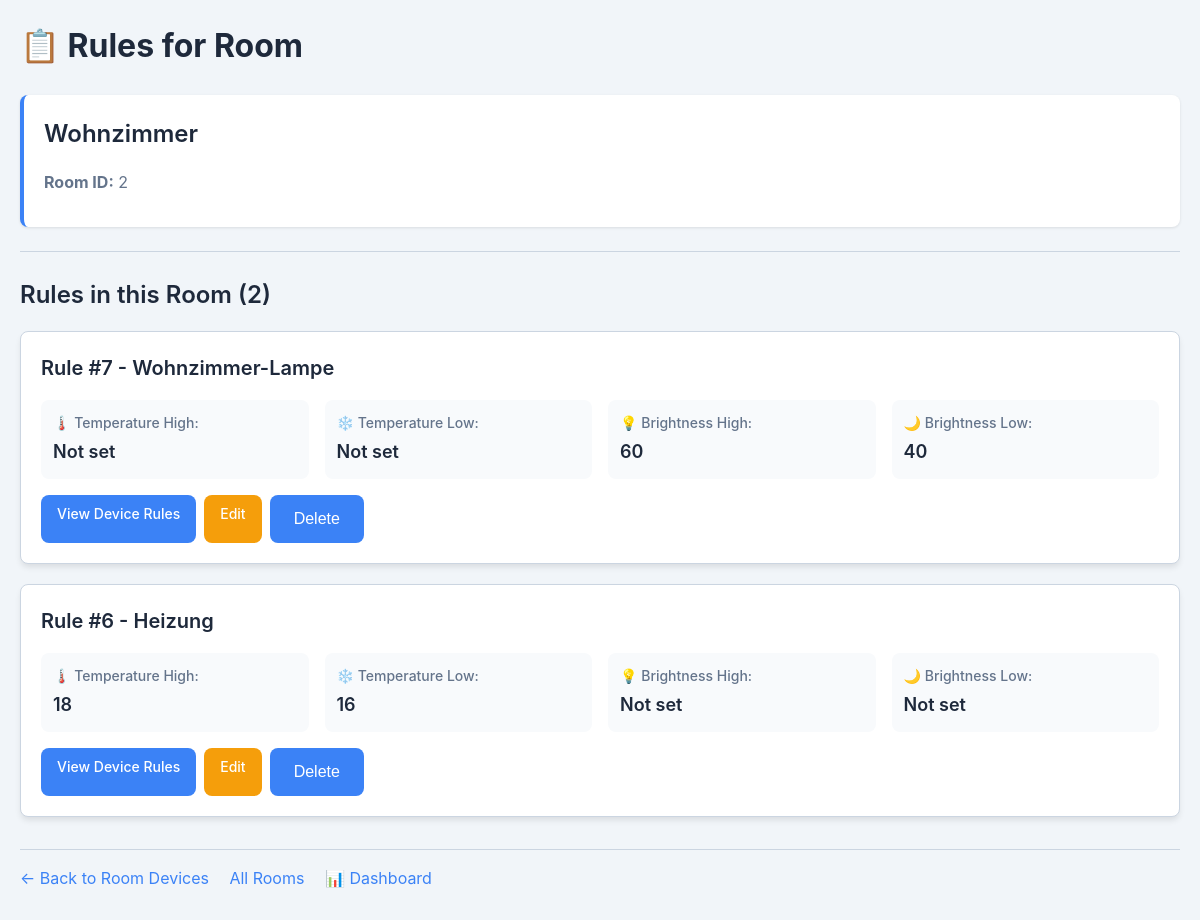
/rules/room/2 (signed in), run on the app's committed database.
### tables this page shows
CREATE TABLE rooms (
    room_id   INTEGER PRIMARY KEY AUTOINCREMENT,
    room_name TEXT NOT NULL UNIQUE,
    user_id   INTEGER,
    FOREIGN KEY (user_id) REFERENCES users(user_id)
);

CREATE TABLE rules (
    rules_id INTEGER PRIMARY KEY AUTOINCREMENT,
    device_id INTEGER NOT NULL DEFAULT '',
    device_name TEXT NOT NULL DEFAULT '',
    device_status BOOLEAN NOT NULL DEFAULT 0,
    device_type TEXT NOT NULL DEFAULT '',
    room_id INTEGER NOT NULL DEFAULT '', 
    room_name TEXT NOT NULL DEFAULT '',
    temp_treshold_high INTEGER NOT NULL DEFAULT 0,
    temp_treshold_low INTEGER NOT NULL DEFAULT 0,
    brightness_treshold_high INTEGER NOT NULL DEFAULT 0,
    brightness_treshold_low INTEGER NOT NULL DEFAULT 0,    
    FOREIGN KEY (device_status) REFERENCES devices(device_status),
    FOREIGN KEY (device_id) REFERENCES devices(device_id),
    FOREIGN KEY (device_name) REFERENCES devices(device_name),
    FOREIGN KEY (device_type) REFERENCES devices(device_type),
    FOREIGN KEY (room_id) REFERENCES rooms(room_id),
    FOREIGN KEY (room_name) REFERENCES rooms(room_name)
    );

### rules_api.py (the view)
@router.get("/room/{room_id}", response_class=HTMLResponse)
async def get_rules_room(request: Request, room_id: int):
    print(f"[DEBUG] Route /rules/room/{room_id} wurde aufgerufen")
    current_user = get_current_user(request)
    if not current_user:
        return RedirectResponse("/", status_code=303)
    conn, curs = get_db()
    try:
        if current_user["user_role"] != "admin":
            curs.execute("""
                SELECT COUNT(*) FROM rooms
                WHERE room_id = ? AND (
                    user_id = ? OR
                    room_id IN (SELECT room_id FROM room_users WHERE user_id = ?)
                )
            """, (room_id, current_user["user_id"], current_user["user_id"]))
            if curs.fetchone()[0] == 0:
                return HTMLResponse("<h2>Keine Berechtigung für diesen Raum</h2>")
        curs.execute("SELECT * FROM rooms WHERE room_id = ?", (room_id,))
        room = curs.fetchone()
        if not room:
            return HTMLResponse("<h2>Raum nicht gefunden</h2>")
        curs.execute("SELECT * FROM rules WHERE room_id = ? ORDER BY rules_id DESC", (room_id,))
        rules = curs.fetchall()
        print(f"[DEBUG] {len(rules)} Regeln für Raum {room_id} gefunden")
        return templates.TemplateResponse("rules/room.html", {
            "request": request,
            "rules": rules,
            "room": room,
            "user": current_user
        })
    finally:
        conn.close()

### templates/rules/room.html (shortened to what this page needs)
<!DOCTYPE html>
<html>
<head>
    <link rel="stylesheet" href="/static/style.css">
</head>
<body>
    <h1>📋 Rules for Room</h1>
    <div class="room-info">
        <h2>{{ room["room_name"] }}</h2>
        <p><strong>Room ID:</strong> {{ room["room_id"] }}</p>
    </div>
    <hr>
    <h2>Rules in this Room ({{ rules|length }})</h2>
    {% if rules %}
        {% for rule in rules %}
        <div class="rule-card">
            <h3>Rule #{{ rule["rules_id"] }} - {{ rule["device_name"] or "Device " + rule["device_id"]|string }}</h3>
            <div class="rule-details">
                <div class="rule-detail">
                    <label>🌡️ Temperature High:</label>
                    <value>{{ rule["temp_treshold_high"] if rule["temp_treshold_high"] else "Not set" }}</value>
                </div>
                <div class="rule-detail">
                    <label>❄️ Temperature Low:</label>
                    <value>{{ rule["temp_treshold_low"] if rule["temp_treshold_low"] else "Not set" }}</value>
                </div>
                <div class="rule-detail">
                    <label>💡 Brightness High:</label>
                    <value>{{ rule["brightness_treshold_high"] if rule["brightness_treshold_high"] else "Not set" }}</value>
                </div>
                <div class="rule-detail">
                    <label>🌙 Brightness Low:</label>
                    <value>{{ rule["brightness_treshold_low"] if rule["brightness_treshold_low"] else "Not set" }}</value>
                </div>
            </div>
            <div class="actions">
                <a href="/rules/device/{{ rule['device_id'] }}" class="btn btn-view">View Device Rules</a>
                <a href="/rules/edit/{{ rule['rules_id'] }}" class="btn btn-edit">Edit</a>
                <form action="/rules/delete/{{ rule['rules_id'] }}" method="post" onsubmit="return confirm('Delete this rule?');">
                    <button type="submit" class="btn btn-delete">Delete</button>
                </form>
            </div>
        </div>
        {% endfor %}
    {% else %}
    <div class="no-rules">
        <h3>No Rules in This Room</h3>
        <p>This room doesn't have any device rules yet.</p>
        <p>Go to a device to create automation rules.</p>
    </div>
    {% endif %}
    <div class="navigation-links">
        <a href="/devices/list/room?room_id={{ room['room_id'] }}">← Back to Room Devices</a>
        <a href="/list">All Rooms</a>
        <a href="/dashboard">📊 Dashboard</a>
    </div>
</body>
</html>

### static/style.css (style rules this page uses)
:root { --primary-color: #3b82f6; --primary-hover: #2563eb; --success-color: #10b981; --danger-color: #ef4444; --warning-color: #f59e0b; --bg-color: #f1f5f9; --card-bg: #ffffff; --text-primary: #1e293b; --text-secondary: #64748b; --border-color: #cbd5e1; --shadow-sm: 0 1px 3px 0 rgba(0, 0, 0, 0.1); --shadow-md: 0 4px 6px -1px rgba(0, 0, 0, 0.1); --shadow-lg: 0 10px 15px -3px rgba(0, 0, 0, 0.1); --radius: 8px; }
* { margin: 0; padding: 0; box-sizing: border-box; }
body { font-family: -apple-system, BlinkMacSystemFont, 'Segoe UI', Roboto, 'Helvetica Neue', Arial, sans-serif; background-color: var(--bg-color); color: var(--text-primary); line-height: 1.6; padding: 20px; max-width: 1400px; margin: 0 auto; }
h1 { font-size: 2rem; font-weight: 700; margin-bottom: 1.5rem; color: var(--text-primary); }
h2 { font-size: 1.5rem; font-weight: 600; margin-bottom: 1rem; color: var(--text-primary); }
h3 { font-size: 1.25rem; font-weight: 600; margin-bottom: 0.75rem; color: var(--text-primary); }
p { margin-bottom: 0.75rem; color: var(--text-secondary); }
hr { border: none; border-top: 1px solid var(--border-color); margin: 1.5rem 0; }
a { color: var(--primary-color); text-decoration: none; transition: color 0.2s; }
.navigation-links { margin-top: 2rem; padding-top: 1rem; border-top: 1px solid var(--border-color); }
.navigation-links a { display: inline-block; margin-right: 1rem; margin-bottom: 0.5rem; }
.device-card, .room-card, .rule-card, .user-card { background: var(--card-bg); border-radius: var(--radius); padding: 1.25rem; box-shadow: var(--shadow-md); margin-bottom: 1.25rem; border: 1px solid var(--border-color); transition: transform 0.2s, box-shadow 0.2s; }
.device-info, .room-info, .rule-info, .user-info { background: var(--card-bg); border-radius: var(--radius); padding: 1.25rem; margin-bottom: 1.5rem; border-left: 4px solid var(--primary-color); box-shadow: var(--shadow-sm); }
form { background: var(--card-bg); border-radius: var(--radius); padding: 1.5rem; box-shadow: var(--shadow-sm); margin-bottom: 1rem; }
label { display: block; font-weight: 500; margin-bottom: 0.5rem; color: var(--text-primary); }
button, .btn { display: inline-block; padding: 0.75rem 1.5rem; font-size: 1rem; font-weight: 500; text-align: center; border: none; border-radius: var(--radius); cursor: pointer; transition: all 0.2s; text-decoration: none; line-height: 1.5; }
button[type="submit"], .btn-submit, .btn-primary { background-color: var(--primary-color); color: white; }
.btn-danger, .btn-delete { background-color: var(--danger-color); color: white; }
.btn-edit { background-color: var(--warning-color); color: white; font-size: 0.875rem; padding: 0.5rem 1rem; }
.btn-view { background-color: var(--primary-color); color: white; font-size: 0.875rem; padding: 0.5rem 1rem; }
.actions { display: flex; gap: 0.5rem; flex-wrap: wrap; margin-top: 1rem; }
.actions form { margin: 0; padding: 0; background: none; box-shadow: none; }
.rule-details { display: grid; grid-template-columns: repeat(auto-fit, minmax(200px, 1fr)); gap: 1rem; margin: 1rem 0; }
.rule-detail { padding: 0.75rem; background: #f8fafc; border-radius: var(--radius); }
.rule-detail label { font-size: 0.875rem; font-weight: 500; color: var(--text-secondary); margin-bottom: 0.25rem; }
.rule-detail value { display: block; font-size: 1.125rem; font-weight: 600; color: var(--text-primary); }

### data on the page
rooms: room_name "Wohnzimmer", room_id "2"
rules: rules_id "7", device_name "Wohnzimmer-Lampe", temp_treshold_high "Not set", temp_treshold_low "Not set", brightness_treshold_high "60", brightness_treshold_low "40"
rules: rules_id "6", device_name "Heizung", temp_treshold_high "18", temp_treshold_low "16", brightness_treshold_high "Not set", brightness_treshold_low "Not set"

### other printed values
{{ rules|length }} "2"
